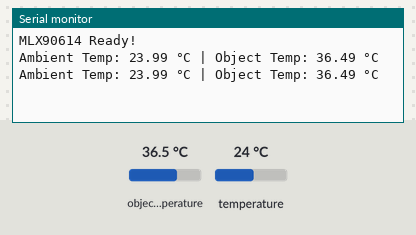
The program below on a simulated ESP32. On the bench: the last lines printed to the serial monitor. The inputs (shaded band) are chosen by the test bench; at power-on: object temperature 36.5 °C, temperature 24 °C.

Above: at 2.8 s.
2.9 s: object temperature set to 20 °C
At 4.8 s:
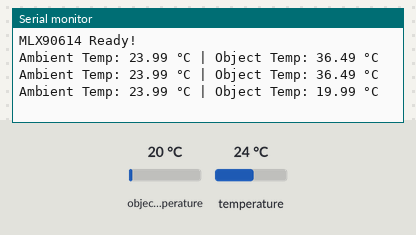
5.6 s: temperature set to 12 °C
At 6.4 s:
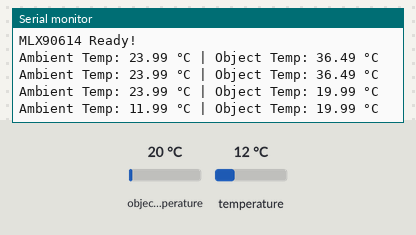
8.3 s: object temperature set to 26 °C
At 10.8 s:
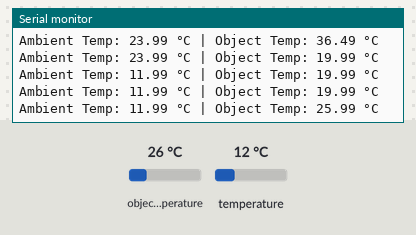
Timing chart, 0 to 12.3 s (numbered marks = the images above; inputs shaded):
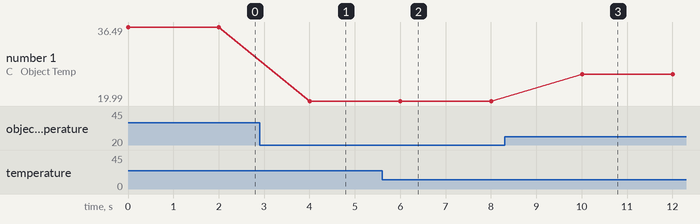

Measured:
- after the input at 2.9 s, the serial monitor: prints a new line after 1.1 s (image 1)
- after the input at 5.6 s, the serial monitor: prints a new line after 0.41 s (image 2)
- after the input at 8.3 s, the serial monitor: prints a new line after 1.7 s (image 3)
- plotted number 1: 36.49 → 19.99 after the input at 2.9 s, 19.99 → 25.99 after the input at 8.3 s

The program:

main.cpp
```cpp
#include <Arduino.h>
#include <Wire.h>
#include <Adafruit_MLX90614.h>

Adafruit_MLX90614 mlx = Adafruit_MLX90614();

void setup() {
  Serial.begin(115200);
  if (!mlx.begin()) {
    Serial.println("MLX90614 not found. Check wiring!");
    while (1);
  }
  Serial.println("MLX90614 Ready!");
}

void loop() {
  float ambient = mlx.readAmbientTempC();
  float object = mlx.readObjectTempC();

  Serial.print("Ambient Temp: ");
  Serial.print(ambient);
  Serial.print(" °C | Object Temp: ");
  Serial.print(object);
  Serial.println(" °C");

  delay(2000);
}
```
